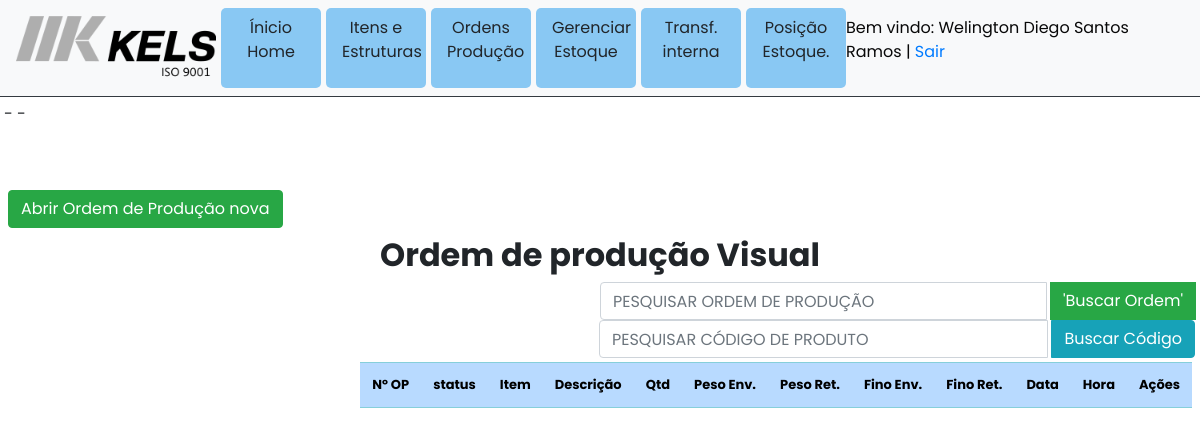
Page /ordens_producao_visual (signed in) on the earlier database version.
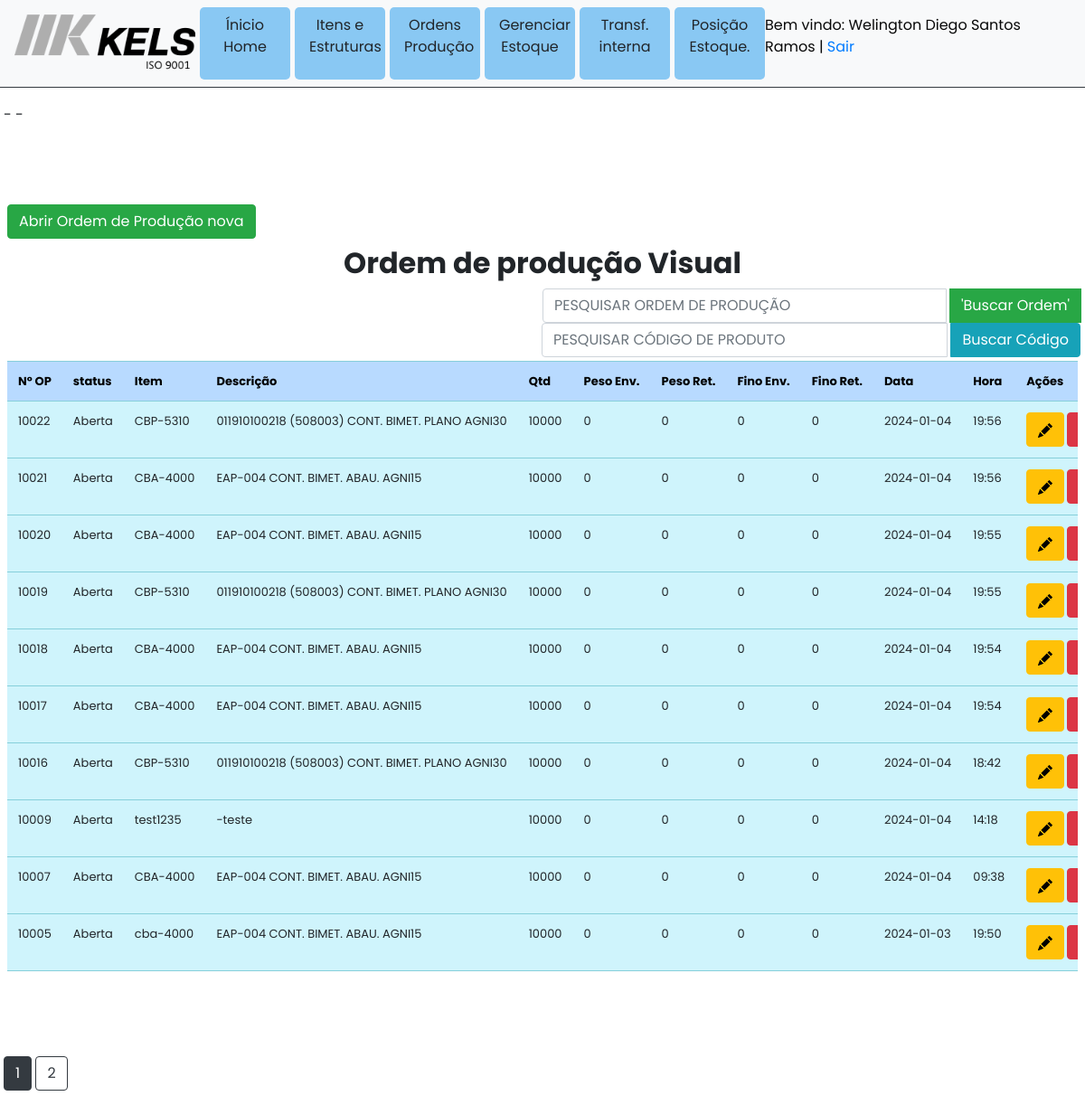
Same page on the later database version.
### models/models.py (models this page shows, shortened)
class User(db.Model, UserMixin):
    __tablename__ = "users"
    id = db.Column(db.Integer, primary_key=True)
    email = db.Column(db.String(50), unique=True, nullable=False)
    password = db.Column(db.String(100), nullable=False)
    name = db.Column(db.String(100), nullable=False)

class Ops_visual(db.Model):
    __tablename__='ops_visual'
    id = db.Column(db.Integer, primary_key=True)
    numero_op_visual = db.Column(db.String(50))
    situação = db.Column(db.String(50))
    item = db.Column(db.String(50))
    descrição = db.Column(db.String(255))
    quantidade = db.Column(db.Integer)
    peso_enviado = db.Column(db.Integer)
    peso_retornado = db.Column(db.Integer)
    fino_enviado = db.Column(db.Integer)
    fino_retornado = db.Column(db.Integer)
    data_abertura = db.Column(db.String(50))
    hora_abertura = db.Column(db.String(50))

### app.py (the view)
@app.route('/ordens_producao_visual', methods = ['GET','POST'])
def ordens_producao_visual():
    filtro = request.form.get("filtro_op")
    filtro_cod = request.form.get("codigo_op")
    if not current_user.is_authenticated:
     return redirect( url_for('login'))
    if filtro == "":
        filtro = None
    if filtro_cod == "":
        filtro_cod = None
    page = request.args.get('page', 1, type=int)
    itens_ordered = Ops_visual.query.order_by(Ops_visual.numero_op_visual.desc()).all()
    dados = Ops_visual.query.order_by(Ops_visual.numero_op_visual.desc()).paginate(page=page,per_page=10)
    return render_template('ordens_producao_visual.html', itens = dados, filtro = filtro, filtro_cod = filtro_cod)

### app.py (called while the page is built)
@login_manager.user_loader
def load_user(user_id):
    return User.query.get(user_id)

### templates/ordens_producao_visual.html (shortened to what this page needs)
{% extends 'base.html' %}
{% block body %}
<div class="margin-top w-100">
    <div class="row">
        <div class="col md-12">
            <div class="m-1"><p> </p><p> </p><div>-
                <d-flex->-</d-flex->
            </div>
                <div class="margin-top w-100">
                    <button type="button" class="btn btn-success ms-1 d-flex justify-content-end" data-bs-toggle="modal"
                    data-bs-target="#add_op_modal_visual">Abrir Ordem de Produção nova</button>
                    <h2 class="d-flex justify-content-center mt-2"><strong>Ordem de produção Visual</strong></h2>
                    <div class="input-group d-flex justify-content-end w-100">
                        <form method="POST" action="{{url_for('ordens_producao_visual')}}" class="input-group w-50 input-group d-flex justify-content-start ms-4">
                        <input type="search" class="form-control  w-50" placeholder="Pesquisar Ordem de Produção" name="filtro_op" aria-label="Pesquisar Ordem de Produção" aria-describedby="basic-addon2" autocomplete="off" style="text-transform: uppercase;">
                        <div class="input-group-append">
                        <button class="btn btn-success ms-1" type="submit">'Buscar Ordem'</button>
                    </div>
                    <div class="input-group d-flex justify-content-end w-100">
                        <form method="POST" action="{{url_for('ordens_producao_visual')}}" class="input-group w-50 input-group d-flex justify-content-start ms-4">
                            <input type="search" class="form-control  w-50" placeholder="Pesquisar Código de Produto" name="codigo_op" aria-label="Pesquisar por Código" aria-describedby="basic-addon2" autocomplete="off" style="text-transform: uppercase;">
                            <div class="input-group-append">
                            <button class="btn btn-info ms-1" type="submit">Buscar Código</button>
                            </form>
                    </div>
                </div>
            <div class="container_table m-1">
                <table class="table table-hover table-info" class="flex">
                    <tr class="table-primary">
                        <th>Nº OP</th>
                        <th>status</th>
                        <th>Item</th>
                        <th>Descrição</th>
                        <th>Qtd</th>
                        <th>Peso Env.</th>
                        <th>Peso Ret.</th>
                        <th>Fino Env.</th>
                        <th>Fino Ret.</th>
                        <th>Data</th>
                        <th>Hora</th>
                        <th>Ações</th>
                    </tr>
                    {% for row in itens.items %}
                    {% if filtro == None %}
                    {% if filtro_cod == None %}
                    <tr class='{{"table-dark" if row.situação == "Encerrada" else ""}}'>
                        <td>{{row.numero_op_visual}}</td>
                        <td>{{row.situação}}</td>
                        <td>{{row.item}}</td>
                        <td>{{row.descrição}}</td>
                        <td>{{row.quantidade}}</td>
                        <td>{{row.peso_enviado}}</td>
                        <td>{{row.peso_retornado}}</td>
                        <td>{{row.fino_enviado}}</td>
                        <td>{{row.fino_retornado}}</td>
                        <td>{{row.data_abertura}}</td>
                        <td>{{row.hora_abertura}}</td>
                        {% if row.situação == "Encerrada" %}
                        <td>
                            <form action="op/{{row.numero_op_visual}}" method="post" type="hidden" >
                                <input type="hidden" name="item" value="{{row.item}}">
                                <input type="hidden" name="numero_op_visual" value="{{row.numero_op_visual}}">
                                <input type="hidden" name="op_qtd" value="{{row.quantidade}}">
                                <input type="hidden" name="descricao" value="{{row.descrição}}">
                                <input type="hidden" name="peso_enviado" value="{{row.peso_enviado}}">
                                <input type="hidden" name="peso_retornado" value="{{row.peso_retornado}}">
                                <input type="hidden" name="fino_enviado" value="{{row.fino_enviado}}">
                                <input type="hidden" name="fino_retornado" value="{{row.fino_retornado}}">
                                <button type="submit" for="myForm" class="btn btn-primary btn-xs"><img
                                src="{{url_for('static', filename='images/eye.svg')}}" alt=""></button>
                            </form>
                        </td>
                        {% else %}
                        <td>
                            <div  class="icons">
                                <div>
                                    <a href="update_op/{{row.id}}" class="editItem btn btn-warning btn-xs " data-bs-toggle="modal"
                                        data-bs-target="#edit_op_modal{{row.id}}"><img
                                        src="{{url_for('static', filename='images/pencil-fill.svg')}}" alt="">
                                    </a>
                                </div>
                                <div>
                                    <a href="delete_op/{{row.id}}" class="btn btn-danger btn-xs"
                                        onclick="return confirm('Tem certeza que quer deletar esta ordem de produção?')"><img
                                    </a>
                                </div>
                            </div>
                        </td>
                        {% endif %}
                    </tr>
                    {% endif %}
                    {% endif %}
                    {% endfor %}
                </table>
            </div></div>
                {% for page_num in itens.iter_pages(left_edge=1, right_edge=1,
                    left_current=1, right_current=2) %} {% if page_num %} {% if itens.page ==
                    page_num %}
                    <a
                      class="btn btn-dark mb-4"
                      href="{{ url_for('ordens_producao_visual', page=page_num) }}"
                      >{{ page_num }}</a
                    >
                    {% else %}
                    <a
                      class="btn btn-outline-dark mb-4"
                      href="{{ url_for('ordens_producao_visual', page=page_num) }}"
                      >{{ page_num }}</a
                    >
                    {% endif %} {% else %} ... {% endif %} {% endfor %}
            </div>
        </div>
    </div>
</div>
{% endblock %}

### templates/base.html (shortened to what this page needs)
<!DOCTYPE html>
<html lang="PT-BR">
<head>
    <link rel="stylesheet" href="{{ url_for('static', filename='style.css')}}">
    <link rel="stylesheet" href="{{ url_for('static', filename='bootstrap/css/bootstrap.min.css')}}">
    <link rel="stylesheet" href="{{ url_for('static', filename='style.css')}}">
</head>
<body>
    {% block body %}{% endblock %}
    <link rel="stylesheet" href="https://stackpath.bootstrapcdn.com/bootstrap/4.3.1/css/bootstrap.min.css"
>
</body>
</html>

### templates/header.html (shortened to what this page needs)
{% extends 'base.html' %}
{% block body %}
<div class="container">
<nav class="navbar navbar-expand-lg  navbar-light bg-light w-100 fixed-top header  border-bottom border-2 border-dark">
  <img src="{{ url_for('static', filename='images/logo-iso.png')}}" width = 200 alt="logo">
    <div class="collapse navbar-collapse" id="navbarTogglerDemo03">
          <a class="nav-link card-menu text-center" href="{{url_for('index')}}"> Ínicio Home</a>
          <a class="nav-link card-menu text-center" href="{{ url_for('itens')}}">Itens e Estruturas</a>
          <a class="nav-link card-menu text-center" href="{{ url_for('ordens_producao_visual')}}">Ordens Produção</a>
          <a class="nav-link card-menu text-center" href="{{ url_for('gerenciar_estoque')}}">Gerenciar Estoque</a>
          <a class="nav-link card-menu text-center" href="{{ url_for('posicoes_estoque')}}">Transf. interna</a>
          <a class="nav-link card-menu text-center" href="{{ url_for('posicoes_estoque_omie')}}">Posição Estoque.</a>
    </div>
    <div class="usuario"><p> Bem vindo: {{ current_user.name }} | <a href="/logout">Sair</a> </p></div>
  </nav>
</div>
{% endblock %}

### static/style.css (style rules this page uses)
* { margin: 0; padding: 0; box-sizing: border-box; font-family: "Poppins", sans-serif; }
body { background: #F6F9FF; height: 100vh; width: 100%; display: flex; justify-content: center; align-items: center; flex-direction: column; color: #434343; font-size: 16px; }
.icons { display: flex; flex-direction: row; gap: 3px; }
.header { top: 0; }
.margin-top { margin-top: 8vh; }
table { white-space: nowrap; font-size: 13px; }
.container_table { overflow-x: auto; height: 70vh; }
.usuario { color: #080808; }
.card-menu { width: 100px; height: 80px; background: rgb(137, 200, 243); border-radius: 5px; margin-left: 5px; }

Differences in the rows shown:
added Ops_visual: numero_op_visual "10022", situação "Aberta", item "CBP-5310", descrição "011910100218 (508003) CONT. BIMET. PLANO AGNI30", quantidade "10000", peso_enviado "0", peso_retornado "0", fino_enviado "0", fino_retornado "0", data_abertura "2024-01-04", hora_abertura "19:56"
added Ops_visual: numero_op_visual "10021", situação "Aberta", item "CBA-4000", descrição "EAP-004 CONT. BIMET. ABAU. AGNI15", quantidade "10000", peso_enviado "0", peso_retornado "0", fino_enviado "0", fino_retornado "0", data_abertura "2024-01-04", hora_abertura "19:56"
added Ops_visual: numero_op_visual "10020", situação "Aberta", item "CBA-4000", descrição "EAP-004 CONT. BIMET. ABAU. AGNI15", quantidade "10000", peso_enviado "0", peso_retornado "0", fino_enviado "0", fino_retornado "0", data_abertura "2024-01-04", hora_abertura "19:55"
added Ops_visual: numero_op_visual "10019", situação "Aberta", item "CBP-5310", descrição "011910100218 (508003) CONT. BIMET. PLANO AGNI30", quantidade "10000", peso_enviado "0", peso_retornado "0", fino_enviado "0", fino_retornado "0", data_abertura "2024-01-04", hora_abertura "19:55"
added Ops_visual: numero_op_visual "10018", situação "Aberta", item "CBA-4000", descrição "EAP-004 CONT. BIMET. ABAU. AGNI15", quantidade "10000", peso_enviado "0", peso_retornado "0", fino_enviado "0", fino_retornado "0", data_abertura "2024-01-04", hora_abertura "19:54"
added Ops_visual: numero_op_visual "10017", situação "Aberta", item "CBA-4000", descrição "EAP-004 CONT. BIMET. ABAU. AGNI15", quantidade "10000", peso_enviado "0", peso_retornado "0", fino_enviado "0", fino_retornado "0", data_abertura "2024-01-04", hora_abertura "19:54"
added Ops_visual: numero_op_visual "10016", situação "Aberta", item "CBP-5310", descrição "011910100218 (508003) CONT. BIMET. PLANO AGNI30", quantidade "10000", peso_enviado "0", peso_retornado "0", fino_enviado "0", fino_retornado "0", data_abertura "2024-01-04", hora_abertura "18:42"
added Ops_visual: numero_op_visual "10009", situação "Aberta", item "test1235", descrição "-teste", quantidade "10000", peso_enviado "0", peso_retornado "0", fino_enviado "0", fino_retornado "0", data_abertura "2024-01-04", hora_abertura "14:18"
added Ops_visual: numero_op_visual "10007", situação "Aberta", item "CBA-4000", descrição "EAP-004 CONT. BIMET. ABAU. AGNI15", quantidade "10000", peso_enviado "0", peso_retornado "0", fino_enviado "0", fino_retornado "0", data_abertura "2024-01-04", hora_abertura "09:38"
added Ops_visual: numero_op_visual "10005", situação "Aberta", item "cba-4000", descrição "EAP-004 CONT. BIMET. ABAU. AGNI15", quantidade "10000", peso_enviado "0", peso_retornado "0", fino_enviado "0", fino_retornado "0", data_abertura "2024-01-03", hora_abertura "19:50"
Other differences:
new list line: "1"
new list line: "2"
